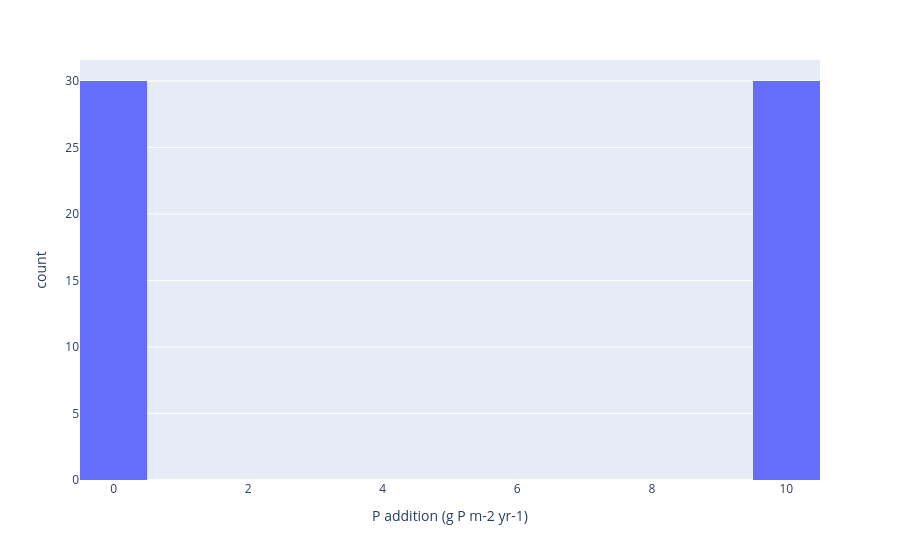

This figure's notebook cell:
### Code cell
fig_c = px.histogram(df, x='P addition (g P m-2 yr-1)',nbins=20)
fig_c.show()

### Figure 1 — Plotly figure (JSON) as saved in the notebook; plotly's stock layout.template omitted (floating-point values rounded to 4 significant figures)
{"data": [{"bingroup": "x", "hovertemplate": "P addition (g P m-2 yr-1)=%{x}<br>count=%{y}<extra></extra>", "legendgroup": "", "marker": {"color": "#636efa", "pattern": {"shape": ""}}, "name": "", "nbinsx": 20, "orientation": "v", "showlegend": false, "type": "histogram", "x": [0, 10, 0, 10, 10, 0, 0, 10, 10, 10, 0, 0, 10, 0, 0, 10, 10, 0, 10, 0, 0, 10, 0, 10, 10, 0, 0, 10, 10, 10, 0, 0, 10, 0, 0, 10, 10, 0, 10, 0, 0, 10, 0, 10, 10, 0, 0, 10, 10, 10, 0, 0, 10, 0, 0, 10, 10, 0, 10, 0], "xaxis": "x", "yaxis": "y"}], "layout": {"barmode": "relative", "legend": {"tracegroupgap": 0}, "margin": {"t": 60}, "xaxis": {"anchor": "y", "domain": [0, 1], "title": {"text": "P addition (g P m-2 yr-1)"}}, "yaxis": {"anchor": "x", "domain": [0, 1], "title": {"text": "count"}}}}
